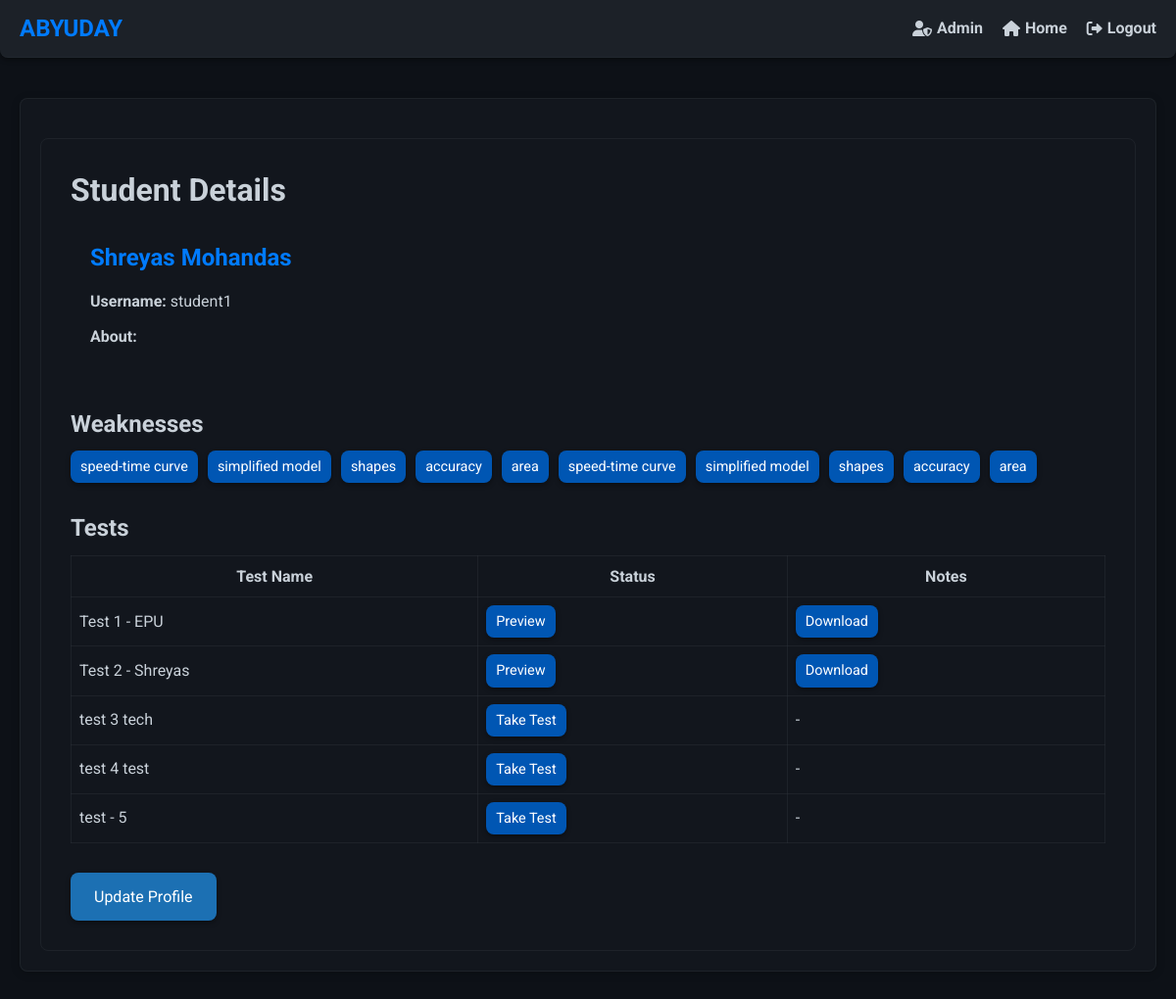
Before: /students/1/ (signed in) with the older database file.
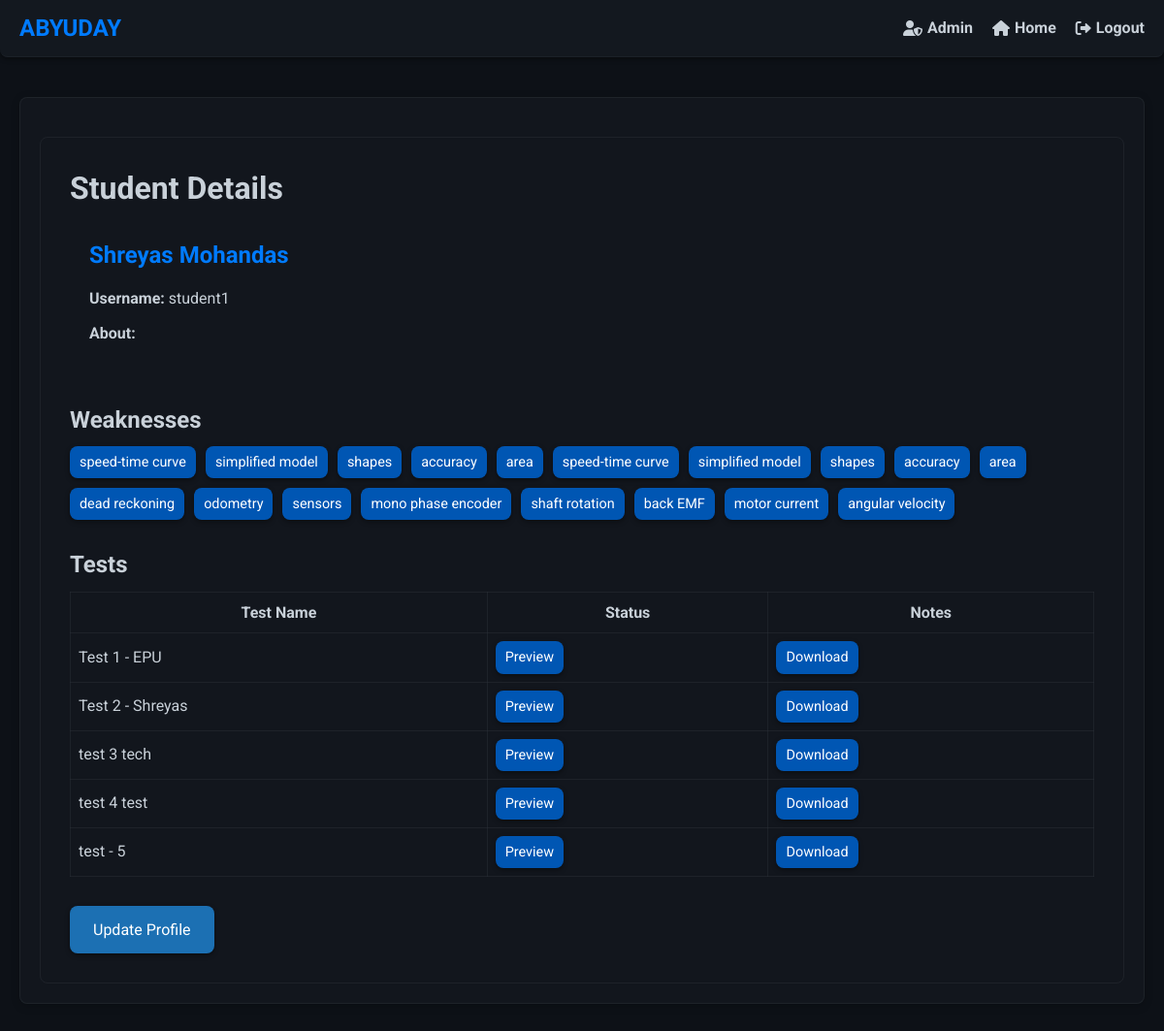
After: the same page with the newer database file.
### firstapp/models.py (models this page shows, shortened)
class Topics(models.Model):
    student = models.ForeignKey(Students, related_name='topics', on_delete=models.CASCADE)
    topic = models.CharField(max_length=200)
    test=models.ForeignKey(Test,related_name='topic_test',on_delete=models.CASCADE)
    def __str__(self):
        return self.topic

class Test(models.Model):
    teacher = models.ForeignKey(Teacher, related_name='tests', on_delete=models.CASCADE)
    test_data=models.JSONField()
    display_name = models.CharField(max_length=100)
    test_name=models.CharField(max_length=100)
    test_total_marks=models.PositiveBigIntegerField()
    file_path=models.CharField(max_length=1000)
    start_time=models.DateTimeField()
    end_time=models.DateTimeField()

### firstapp/views.py (the view)
# urls.py: path('students/<int:pk>/',views.studentdetail.as_view(),name='detail-student'),
class studentdetail(LoginRequiredMixin,DetailView):
    model=Students
    def get_context_data(self, **kwargs: Any) -> dict[str, Any]:
        context=super().get_context_data(**kwargs)
        student=self.get_object()
        tests=TestAttempt.objects.filter(student=student)
        attempted_tests = [attempt.test.id for attempt in tests]
        context["attempted_tests"]=attempted_tests
        return context

### firstapp/templates/firstapp/students_detail.html (shortened to what this page needs)
{% extends "firstapp/base.html" %}
{% block body_block %}
<div class="student-details">
    <h1>Student Details</h1>
    <div class="info-card">
        <h2>{{ students.name.first_name }} {{ students.name.last_name }}</h2>
        <p><strong>Username:</strong> {{ students.name.username }}</p>
        <p><strong>About:</strong> {{ students.description }}</p>
    </div>
    <div class="weaknesses-section">
        <h2>Weaknesses</h2>
        <div class="tags">
            {% for tag in students.topics.all %}
                <a href="{% url 'firstapp:improvement-test' topic_id=tag.id %}" class="tag-button">{{ tag }}</a>
            {% endfor %}
        </div>
    </div>
    <h2>Tests</h2>
    <div class="table-responsive">
        <table class="bordered-table" >
            <thead>
                <tr>
                    <th>Test Name</th>
                    <th>Status</th>
                    <th>Notes</th>
                </tr>
            </thead>
            <tbody>
                {% for test in students.teacher.tests.all %}
                    <tr>
                        <td>{{ test.display_name }}</td>
                        {% if test.id in attempted_tests %}
                            <td><a href="{% url 'firstapp:preview-test' id=test.id  stud_id=students.id %}" class="tag-button">Preview</a></td>
                            <td><a href="{% url 'firstapp:download-file' test.file_path %}" class="tag-button">Download</a></td>
                        {% else %}
                            {% if perms.firstapp.change_students %}
                                <td><a href="{% url 'firstapp:attend-test' test_id=test.id %}" class="tag-button">Take Test</a></td>
                            {% else %}
                                <td><span class="status-btn">Not Taken</span></td>
                            {% endif %}
                            <td>-</td>
                        {% endif %}
                    </tr>
                {% endfor %}
            </tbody>
        </table>
    </div>
    {% if perms.firstapp.change_students %}
        <div class="action-buttons">
            <a href="{% url 'firstapp:update-student' pk=students.pk %}" class="update-profile-link">Update Profile</a>
        </div>
    {% endif %}
</div>
{% endblock %}

Changed rows visible on the page:
added Topics: topic "dead reckoning"
added Topics: topic "odometry"
added Topics: topic "sensors"
added Topics: topic "mono phase encoder"
added Topics: topic "shaft rotation"
added Topics: topic "back EMF"
added Topics: topic "motor current"
added Topics: topic "angular velocity"
computed for Test "test 3 tech": text "Take Test -" → "Preview Download"
computed for Test "test 4 test": text "Take Test -" → "Preview Download"
computed for Test "test - 5": text "Take Test -" → "Preview Download"
